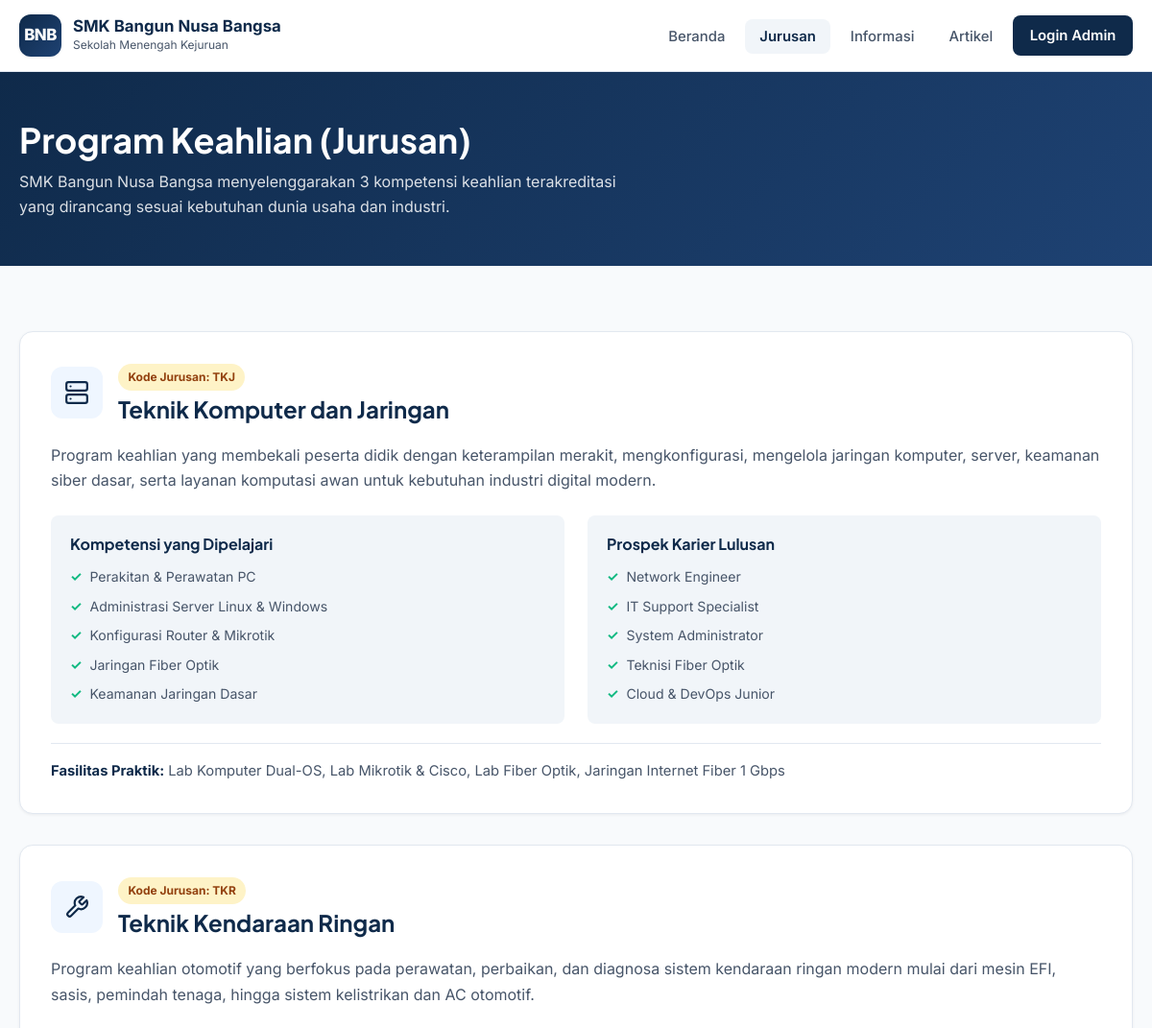
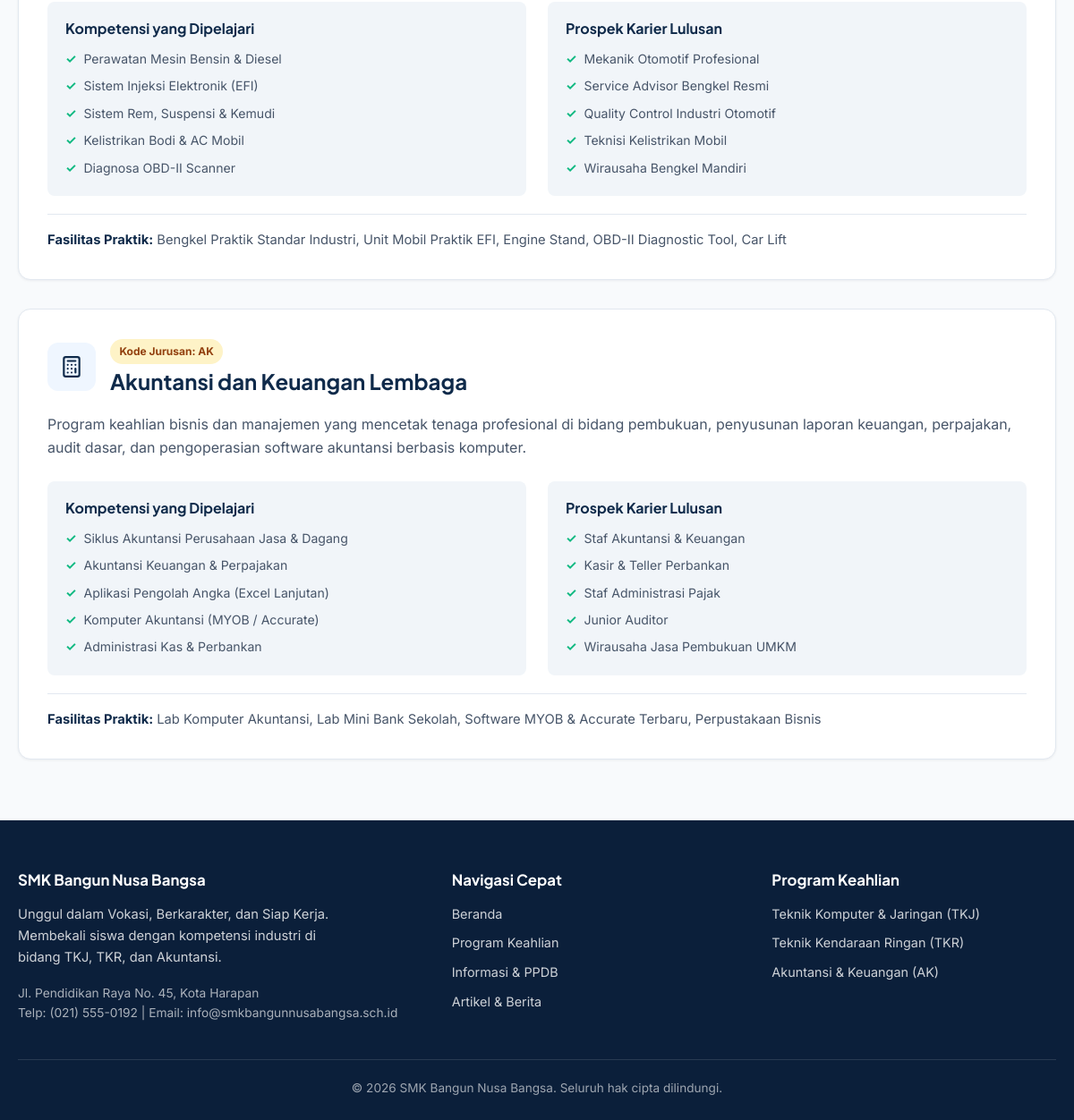
The app's page /jurusan.php with its own data (2 pictures, top to bottom).
### tables this page shows
CREATE TABLE IF NOT EXISTS `jurusan` (
    `id` INT AUTO_INCREMENT PRIMARY KEY,
    `kode` VARCHAR(10) NOT NULL UNIQUE,
    `nama` VARCHAR(120) NOT NULL,
    `singkatan` VARCHAR(20) NOT NULL,
    `deskripsi` TEXT NOT NULL,
    `kompetensi` TEXT NOT NULL,
    `prospek_karir` TEXT NOT NULL,
    `fasilitas` VARCHAR(255) NOT NULL,
    `ikon` VARCHAR(30) DEFAULT 'code'
);

### includes/helpers.php (called while the page is built, shortened)
<?php
function e(?string $str): string
{
    return htmlspecialchars((string)$str, ENT_QUOTES, 'UTF-8');
}

### jurusan.php (the view, shortened to what this page needs)
<?php
require_once __DIR__ . '/config/database.php';
require_once __DIR__ . '/includes/icons.php';
$jurusanList = $pdo->query("SELECT * FROM jurusan ORDER BY id ASC")->fetchAll();
include __DIR__ . '/includes/header.php';
?>
<section class="page-header">
    <div class="container">
        <h1>Program Keahlian (Jurusan)</h1>
        <p>SMK Bangun Nusa Bangsa menyelenggarakan 3 kompetensi keahlian terakreditasi yang dirancang sesuai kebutuhan dunia usaha dan industri.</p>
    </div>
</section>
<section class="section">
    <div class="container" style="display:flex; flex-direction:column; gap:2rem;">
        <?php foreach ($jurusanList as $j): ?>
            <?php
            $kompetensi = explode('|', $j['kompetensi']);
            $karir = explode('|', $j['prospek_karir']);
            ?>
            <article id="<?= e($j['kode']) ?>" class="card" style="scroll-margin-top:95px;">
                <div class="card-body" style="padding:2rem;">
                    <div style="display:flex; align-items:center; gap:1rem; flex-wrap:wrap; margin-bottom:1.25rem;">
                        <div class="jurusan-icon" style="margin-bottom:0;"><?= renderJurusanIcon($j['ikon']) ?></div>
                        <div>
                            <span class="jurusan-badge" style="margin-bottom:0.25rem;">Kode Jurusan: <?= e($j['kode']) ?></span>
                            <h2 style="color:var(--primary); font-size:1.5rem;"><?= e($j['nama']) ?></h2>
                        </div>
                    </div>
                    <p style="color:var(--text-muted); margin-bottom:1.5rem; font-size:1rem;">
                        <?= e($j['deskripsi']) ?>
                    </p>
                    <div class="grid-2" style="margin-bottom:1.25rem;">
                        <div style="background:var(--surface-muted); padding:1.25rem; border-radius:var(--radius-sm);">
                            <h3 style="font-size:1rem; color:var(--primary); margin-bottom:0.75rem;">Kompetensi yang Dipelajari</h3>
                            <ul class="check-list" style="margin-bottom:0;">
                                <?php foreach ($kompetensi as $item): ?>
                                    <li><?= e($item) ?></li>
                                <?php endforeach; ?>
                            </ul>
                        </div>
                        <div style="background:var(--surface-muted); padding:1.25rem; border-radius:var(--radius-sm);">
                            <h3 style="font-size:1rem; color:var(--primary); margin-bottom:0.75rem;">Prospek Karier Lulusan</h3>
                            <ul class="check-list" style="margin-bottom:0;">
                                <?php foreach ($karir as $item): ?>
                                    <li><?= e($item) ?></li>
                                <?php endforeach; ?>
                            </ul>
                        </div>
                    </div>
                    <div style="border-top:1px solid var(--border); padding-top:1rem; font-size:0.92rem; color:var(--text-muted);">
                        <strong style="color:var(--primary);">Fasilitas Praktik:</strong> <?= e($j['fasilitas']) ?>
                    </div>
                </div>
            </article>
        <?php endforeach; ?>
    </div>
</section>
<?php include __DIR__ . '/includes/footer.php'; ?>

### includes/icons.php
<?php
function renderJurusanIcon(string $ikon): string
{
    return match ($ikon) {
        'network' => '<svg width="26" height="26" viewBox="0 0 24 24" fill="none" stroke="currentColor" stroke-width="2" stroke-linecap="round" stroke-linejoin="round"><rect x="2" y="2" width="20" height="8" rx="2" ry="2"></rect><rect x="2" y="14" width="20" height="8" rx="2" ry="2"></rect><line x1="6" y1="6" x2="6.01" y2="6"></line><line x1="6" y1="18" x2="6.01" y2="18"></line></svg>',
        'wrench' => '<svg width="26" height="26" viewBox="0 0 24 24" fill="none" stroke="currentColor" stroke-width="2" stroke-linecap="round" stroke-linejoin="round"><path d="M14.7 6.3a1 1 0 0 0 0 1.4l1.6 1.6a1 1 0 0 0 1.4 0l3.77-3.77a6 6 0 0 1-7.94 7.94l-6.91 6.91a2.12 2.12 0 0 1-3-3l6.91-6.91a6 6 0 0 1 7.94-7.94l-3.76 3.76z"></path></svg>',
        'calculator' => '<svg width="26" height="26" viewBox="0 0 24 24" fill="none" stroke="currentColor" stroke-width="2" stroke-linecap="round" stroke-linejoin="round"><rect x="4" y="2" width="16" height="20" rx="2"></rect><line x1="8" y1="6" x2="16" y2="6"></line><line x1="16" y1="14" x2="16" y2="18"></line><path d="M16 10h.01"></path><path d="M12 10h.01"></path><path d="M8 10h.01"></path><path d="M12 14h.01"></path><path d="M8 14h.01"></path><path d="M12 18h.01"></path><path d="M8 18h.01"></path></svg>',
        default => '<svg width="26" height="26" viewBox="0 0 24 24" fill="none" stroke="currentColor" stroke-width="2" stroke-linecap="round" stroke-linejoin="round"><circle cx="12" cy="12" r="10"></circle></svg>',
    };
}

### assets/css/style.css (style rules this page uses)
:root { --primary: #0f2a4a; --primary-light: #1e4273; --accent: #f59e0b; --accent-hover: #d97706; --bg: #f8fafc; --surface: #ffffff; --surface-muted: #f1f5f9; --text: #0f172a; --text-muted: #475569; --border: #e2e8f0; --success: #10b981; --danger: #ef4444; --warning: #f59e0b; --radius: 14px; --radius-sm: 8px; --shadow-sm: 0 1px 3px rgba(15, 23, 42, 0.06); --shadow-md: 0 10px 25px -5px rgba(15, 23, 42, 0.08), 0 4px 10px -6px rgba(15, 23, 42, 0.04); --shadow-lg: 0 20px 40px -12px rgba(15, 42, 74, 0.16); --transition: all 0.25s cubic-bezier(0.4, 0, 0.2, 1); }
*, *::before, *::after { box-sizing: border-box; margin: 0; padding: 0; }
html { scroll-behavior: smooth; }
body { font-family: 'Inter', -apple-system, BlinkMacSystemFont, 'Segoe UI', Roboto, sans-serif; background-color: var(--bg); color: var(--text); line-height: 1.65; min-height: 100vh; display: flex; flex-direction: column; }
h1, h2, h3, h4, .font-heading { font-family: 'Plus Jakarta Sans', 'Inter', sans-serif; line-height: 1.25; font-weight: 700; color: var(--text); }
.container { width: 100%; max-width: 1200px; margin: 0 auto; padding: 0 1.25rem; }
.section { padding: 4.25rem 0; }
.page-header { background: linear-gradient(135deg, var(--primary) 0%, var(--primary-light) 100%); color: #fff; padding: 3rem 0; }
.page-header h1 { color: #fff; font-size: clamp(1.75rem, 3vw, 2.4rem); margin-bottom: 0.5rem; }
.page-header p { color: rgba(255, 255, 255, 0.85); max-width: 640px; }
.grid-2 { display: grid; grid-template-columns: repeat(2, 1fr); gap: 1.5rem; }
.card { background: var(--surface); border: 1px solid var(--border); border-radius: var(--radius); overflow: hidden; box-shadow: var(--shadow-sm); transition: var(--transition); display: flex; flex-direction: column; }
.card-body { padding: 1.5rem; flex: 1; display: flex; flex-direction: column; }
.jurusan-icon { width: 54px; height: 54px; border-radius: 12px; background: #eff6ff; color: var(--primary); display: grid; place-items: center; margin-bottom: 1.15rem; }
.jurusan-badge { display: inline-block; font-size: 0.75rem; font-weight: 700; padding: 0.25rem 0.65rem; border-radius: 999px; background: #fef3c7; color: #92400e; margin-bottom: 0.65rem; width: fit-content; }
.check-list { list-style: none; display: flex; flex-direction: column; gap: 0.45rem; margin-bottom: 1.25rem; font-size: 0.88rem; color: var(--text-muted); }
.check-list li { display: flex; align-items: flex-start; gap: 0.5rem; }
.check-list li::before { content: '✓'; color: var(--success); font-weight: 700; flex-shrink: 0; }

### records on screen
jurusan: kode "TKJ", nama "Teknik Komputer dan Jaringan", deskripsi "Program keahlian yang membekali peserta didik dengan keterampilan merakit, mengkonfigurasi, mengelola jaringan komputer, server, keamanan siber dasar, serta layanan komputasi awan untuk kebutuhan industri digital modern.", kompetensi "Perakitan & Perawatan PC", kompetensi "Administrasi Server Linux & Windows", kompetensi "Konfigurasi Router & Mikrotik", kompetensi "Jaringan Fiber Optik", kompetensi "Keamanan Jaringan Dasar", prospek_karir "Network Engineer", prospek_karir "IT Support Specialist", prospek_karir "System Administrator", prospek_karir "Teknisi Fiber Optik", prospek_karir "Cloud & DevOps Junior", fasilitas "Lab Komputer Dual-OS, Lab Mikrotik & Cisco, Lab Fiber Optik, Jaringan Internet Fiber 1 Gbps"
jurusan: kode "TKR", nama "Teknik Kendaraan Ringan", deskripsi "Program keahlian otomotif yang berfokus pada perawatan, perbaikan, dan diagnosa sistem kendaraan ringan modern mulai dari mesin EFI, sasis, pemindah tenaga, hingga sistem kelistrikan dan AC otomotif.", kompetensi "Perawatan Mesin Bensin & Diesel", kompetensi "Sistem Injeksi Elektronik (EFI)", kompetensi "Sistem Rem, Suspensi & Kemudi", kompetensi "Kelistrikan Bodi & AC Mobil", kompetensi "Diagnosa OBD-II Scanner", prospek_karir "Mekanik Otomotif Profesional", prospek_karir "Service Advisor Bengkel Resmi", prospek_karir "Quality Control Industri Otomotif", prospek_karir "Teknisi Kelistrikan Mobil", prospek_karir "Wirausaha Bengkel Mandiri", fasilitas "Bengkel Praktik Standar Industri, Unit Mobil Praktik EFI, Engine Stand, OBD-II Diagnostic Tool, Car Lift"
jurusan: kode "AK", nama "Akuntansi dan Keuangan Lembaga", deskripsi "Program keahlian bisnis dan manajemen yang mencetak tenaga profesional di bidang pembukuan, penyusunan laporan keuangan, perpajakan, audit dasar, dan pengoperasian software akuntansi berbasis komputer.", kompetensi "Siklus Akuntansi Perusahaan Jasa & Dagang", kompetensi "Akuntansi Keuangan & Perpajakan", kompetensi "Aplikasi Pengolah Angka (Excel Lanjutan)", kompetensi "Komputer Akuntansi (MYOB / Accurate)", kompetensi "Administrasi Kas & Perbankan", prospek_karir "Staf Akuntansi & Keuangan", prospek_karir "Kasir & Teller Perbankan", prospek_karir "Staf Administrasi Pajak", prospek_karir "Junior Auditor", prospek_karir "Wirausaha Jasa Pembukuan UMKM", fasilitas "Lab Komputer Akuntansi, Lab Mini Bank Sekolah, Software MYOB & Accurate Terbaru, Perpustakaan Bisnis"

### other values on screen
SCHOOL_NAME "SMK Bangun Nusa Bangsa"
SCHOOL_TAGLINE "Unggul dalam Vokasi, Berkarakter, dan Siap Kerja"
